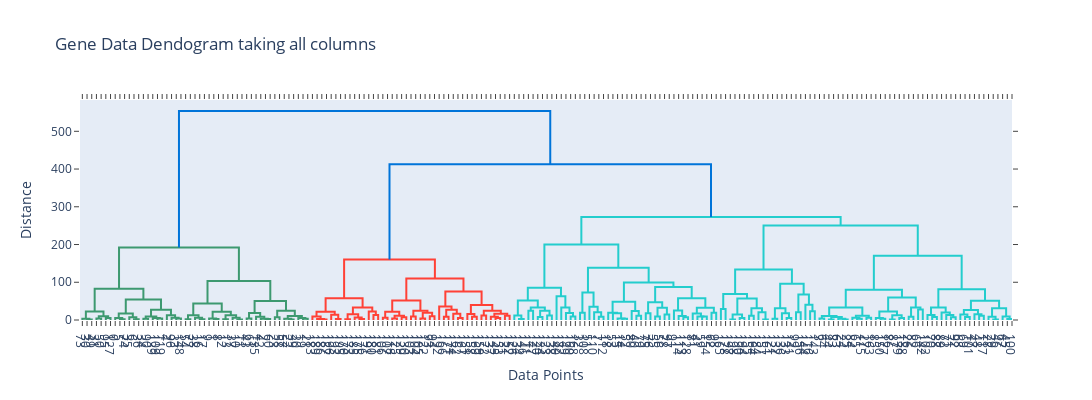

Notebook source saved alongside this figure:
### Code cell
X_gene = gene_data.iloc[:, 1:].values
gene_model = HeirarchialClustering()
linkage_matrix = gene_model.get_linkage_matrix(X_gene)
clus_model.plot_dendrogram(title = 'Gene Data Dendogram taking all columns')
